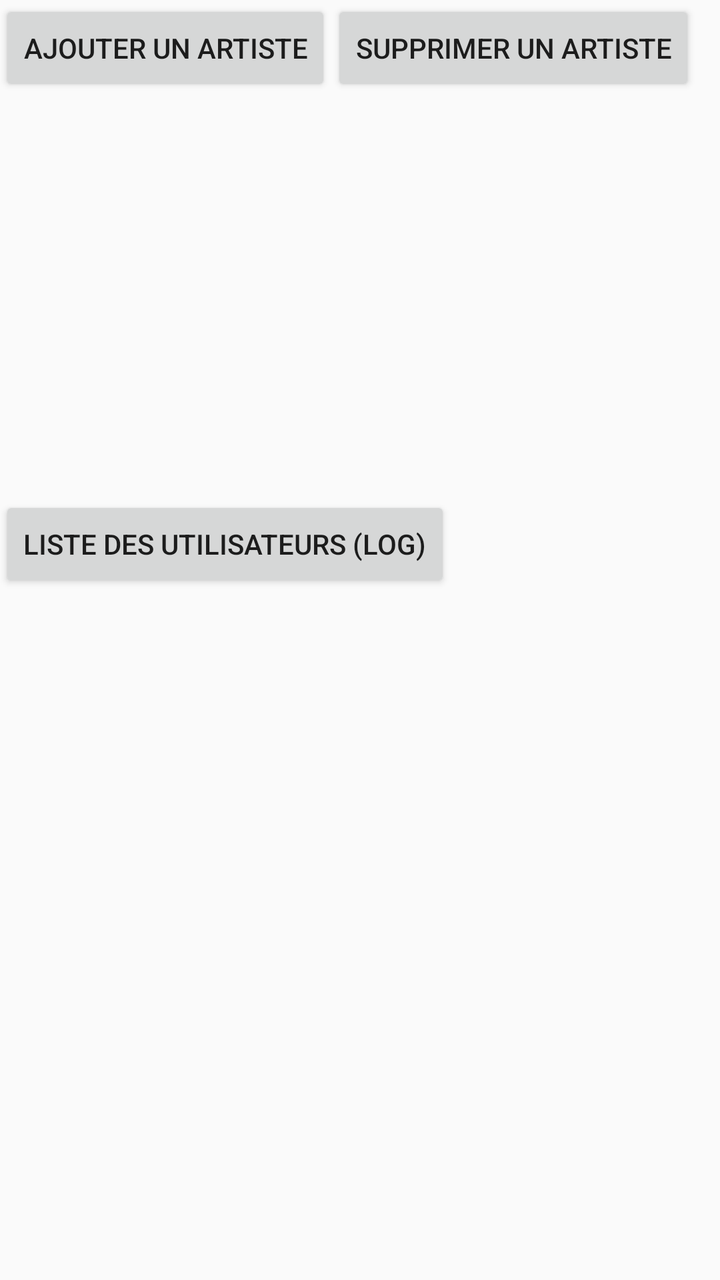
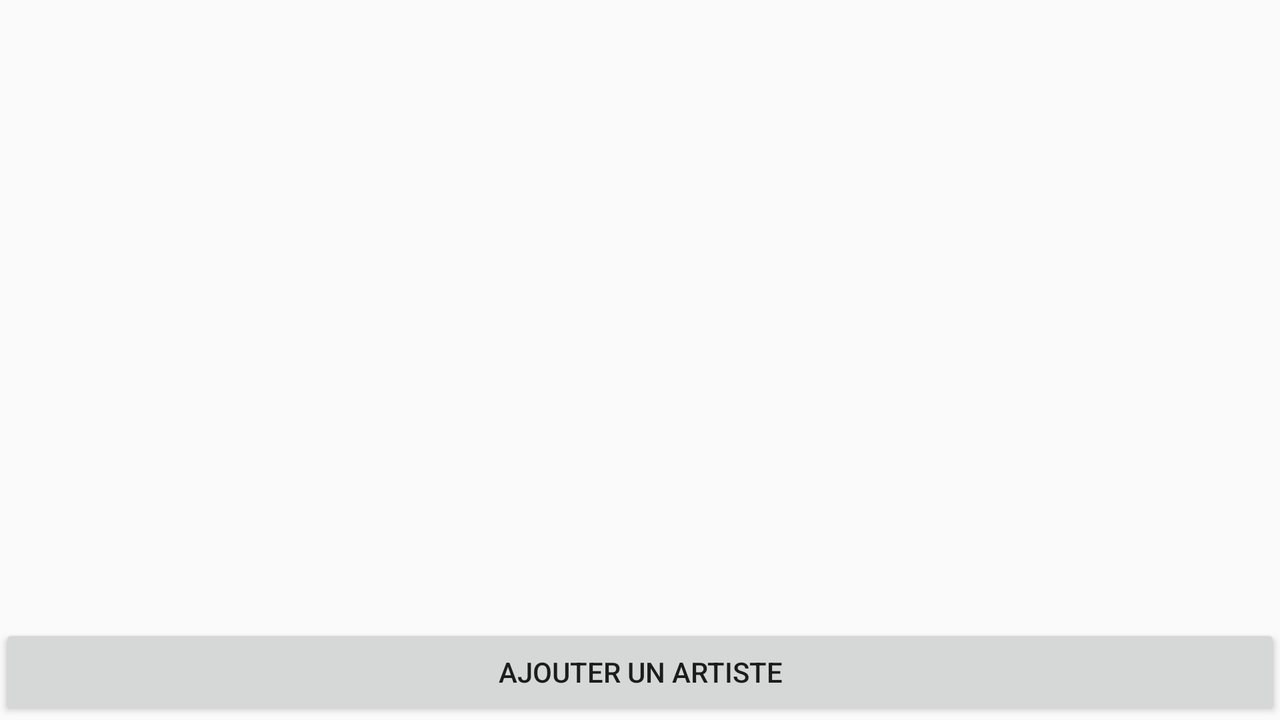

The same Android screen from two of the app's own layout files: first res/layout/ as a phone draws it, then the repository's variant for another configuration, drawn on a device whose configuration selects that folder. Both files follow.
<!-- AndroidManifest.xml: application theme AppTheme -->
<!-- res/layout/activity_artistes_favorite.xml -->
<?xml version="1.0" encoding="utf-8"?>
<LinearLayout xmlns:android="http://schemas.android.com/apk/res/android"
    xmlns:tools="http://schemas.android.com/tools"
    android:layout_width="match_parent"
    android:layout_height="match_parent"
    android:orientation = "vertical"
    android:paddingBottom="@dimen/activity_vertical_margin"
    android:paddingLeft="@dimen/activity_horizontal_margin"
    android:paddingRight="@dimen/activity_horizontal_margin"
    android:paddingTop="@dimen/activity_vertical_margin"
    tools:context="com.ioweb.concertplace.ArtistesFavoriteActivity">
    <LinearLayout
        android:id = "@+id/group"
        android:layout_width="wrap_content"
        android:layout_height="wrap_content">

        <Button
            android:layout_width="wrap_content"
            android:layout_height="wrap_content"
            android:text="Ajouter un artiste"
            android:id="@+id/buttonAjoutArtiste"
            android:onClick="onClick"
            />

        <Button
            android:layout_width="wrap_content"
            android:layout_height="wrap_content"
            android:text="Supprimer un artiste"
            android:id="@+id/buttonSuppArtiste"
            android:onClick="onClick"
            />

    </LinearLayout>

    <ListView
        android:id="@+id/listView3"
        android:layout_width="match_parent"
        android:layout_height="wrap_content" />

    <Button
        android:id="@+id/button_all_BDD"
        android:layout_width="wrap_content"
        android:layout_height="wrap_content"
        android:text="liste des utilisateurs (log)"
        android:onClick="onFavorisBDDAccess"
        android:layout_marginTop="200sp"
        android:layout_gravity="start"

        />



</LinearLayout>
<!-- resources referenced by this layout -->
<resources>
  <style name="AppTheme" parent="Theme.AppCompat.Light.DarkActionBar">
          
          <item name="colorPrimary">@color/colorPrimary</item>
          <item name="colorPrimaryDark">@color/colorPrimaryDark</item>
          <item name="colorAccent">@color/colorAccent</item>
      </style>
  <color name="colorPrimary">#c2263d</color>
  <color name="colorPrimaryDark">#d2f7081c</color>
  <color name="colorAccent">#10100f</color>
</resources>
<!-- res/layout-land/activity_artistes_favorite.xml (the repository's variant of the layout above) -->
<!-- drawn on the phone turned sideways -->
<?xml version="1.0" encoding="utf-8"?>
<RelativeLayout xmlns:android="http://schemas.android.com/apk/res/android"
    xmlns:tools="http://schemas.android.com/tools"
    android:layout_width="match_parent"
    android:layout_height="match_parent"
    android:paddingBottom="@dimen/activity_vertical_margin"
    android:paddingLeft="@dimen/activity_horizontal_margin"
    android:paddingRight="@dimen/activity_horizontal_margin"
    android:paddingTop="@dimen/activity_vertical_margin"
    tools:context="com.ioweb.concertplace.ArtistesFavoriteActivity">

    <ListView
        android:id="@+id/listView3"
        android:layout_width="match_parent"
        android:layout_height="220pt" />

    <Button
        android:layout_width="wrap_content"
        android:layout_height="wrap_content"
        android:text="Ajouter un artiste"
        android:id="@+id/buttonAjoutArtiste"
        android:onClick="onClick"
        android:layout_alignParentBottom="true"
        android:layout_alignParentStart="true"
        android:layout_alignParentEnd="true" />


</RelativeLayout>
